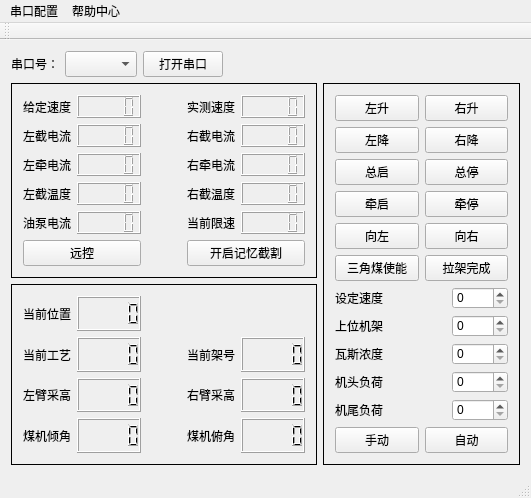
<?xml version="1.0" encoding="UTF-8"?>
<ui version="4.0">
 <class>MainWindow</class>
 <widget class="QMainWindow" name="MainWindow">
  <property name="geometry">
   <rect>
    <x>0</x>
    <y>0</y>
    <width>531</width>
    <height>473</height>
   </rect>
  </property>
  <property name="minimumSize">
   <size>
    <width>0</width>
    <height>0</height>
   </size>
  </property>
  <property name="maximumSize">
   <size>
    <width>531</width>
    <height>473</height>
   </size>
  </property>
  <property name="windowTitle">
   <string>电液控上位机模拟器V0.4</string>
  </property>
  <widget class="QWidget" name="centralWidget">
   <layout class="QHBoxLayout" name="horizontalLayout_26">
    <item>
     <layout class="QVBoxLayout" name="verticalLayout_6">
      <item>
       <layout class="QHBoxLayout" name="horizontalLayout_25">
        <item>
         <layout class="QHBoxLayout" name="horizontalLayout_18">
          <item>
           <widget class="QLabel" name="label_18">
            <property name="sizePolicy">
             <sizepolicy hsizetype="Preferred" vsizetype="Preferred">
              <horstretch>0</horstretch>
              <verstretch>0</verstretch>
             </sizepolicy>
            </property>
            <property name="text">
             <string>串口号：</string>
            </property>
           </widget>
          </item>
          <item>
           <widget class="QComboBox" name="comBox">
            <property name="sizePolicy">
             <sizepolicy hsizetype="Preferred" vsizetype="Preferred">
              <horstretch>0</horstretch>
              <verstretch>0</verstretch>
             </sizepolicy>
            </property>
           </widget>
          </item>
         </layout>
        </item>
        <item>
         <widget class="QPushButton" name="connectButton">
          <property name="sizePolicy">
           <sizepolicy hsizetype="Preferred" vsizetype="Preferred">
            <horstretch>0</horstretch>
            <verstretch>0</verstretch>
           </sizepolicy>
          </property>
          <property name="text">
           <string>打开串口</string>
          </property>
         </widget>
        </item>
        <item>
         <spacer name="horizontalSpacer_3">
          <property name="orientation">
           <enum>Qt::Horizontal</enum>
          </property>
          <property name="sizeHint" stdset="0">
           <size>
            <width>80</width>
            <height>20</height>
           </size>
          </property>
         </spacer>
        </item>
       </layout>
      </item>
      <item>
       <layout class="QGridLayout" name="gridLayout_4">
        <item row="0" column="0">
         <layout class="QVBoxLayout" name="verticalLayout_5">
          <item>
           <widget class="QFrame" name="frame">
            <property name="sizePolicy">
             <sizepolicy hsizetype="Preferred" vsizetype="Preferred">
              <horstretch>0</horstretch>
              <verstretch>0</verstretch>
             </sizepolicy>
            </property>
            <property name="styleSheet">
             <string notr="true">#frame{
border:1px solid rgb(0,0,0)
}</string>
            </property>
            <property name="frameShape">
             <enum>QFrame::StyledPanel</enum>
            </property>
            <property name="frameShadow">
             <enum>QFrame::Raised</enum>
            </property>
            <layout class="QVBoxLayout" name="verticalLayout_3">
             <item>
              <layout class="QGridLayout" name="gridLayout">
               <item row="3" column="2">
                <layout class="QHBoxLayout" name="horizontalLayout_7">
                 <item>
                  <widget class="QLabel" name="label_7">
                   <property name="sizePolicy">
                    <sizepolicy hsizetype="Expanding" vsizetype="Expanding">
                     <horstretch>0</horstretch>
                     <verstretch>0</verstretch>
                    </sizepolicy>
                   </property>
                   <property name="text">
                    <string>右截温度</string>
                   </property>
                  </widget>
                 </item>
                 <item>
                  <widget class="QLCDNumber" name="Lcd_rightemp">
                   <property name="sizePolicy">
                    <sizepolicy hsizetype="Expanding" vsizetype="Expanding">
                     <horstretch>0</horstretch>
                     <verstretch>0</verstretch>
                    </sizepolicy>
                   </property>
                  </widget>
                 </item>
                </layout>
               </item>
               <item row="1" column="0">
                <layout class="QHBoxLayout" name="horizontalLayout_4">
                 <item>
                  <widget class="QLabel" name="label_4">
                   <property name="sizePolicy">
                    <sizepolicy hsizetype="Expanding" vsizetype="Expanding">
                     <horstretch>0</horstretch>
                     <verstretch>0</verstretch>
                    </sizepolicy>
                   </property>
                   <property name="text">
                    <string>左截电流</string>
                   </property>
                  </widget>
                 </item>
                 <item>
                  <widget class="QLCDNumber" name="Lcd_leftelec">
                   <property name="sizePolicy">
                    <sizepolicy hsizetype="Expanding" vsizetype="Expanding">
                     <horstretch>0</horstretch>
                     <verstretch>0</verstretch>
                    </sizepolicy>
                   </property>
                  </widget>
                 </item>
                </layout>
               </item>
               <item row="3" column="0">
                <layout class="QHBoxLayout" name="horizontalLayout_6">
                 <item>
                  <widget class="QLabel" name="label_6">
                   <property name="sizePolicy">
                    <sizepolicy hsizetype="Expanding" vsizetype="Expanding">
                     <horstretch>0</horstretch>
                     <verstretch>0</verstretch>
                    </sizepolicy>
                   </property>
                   <property name="text">
                    <string>左截温度</string>
                   </property>
                  </widget>
                 </item>
                 <item>
                  <widget class="QLCDNumber" name="Lcd_lefttemp">
                   <property name="sizePolicy">
                    <sizepolicy hsizetype="Expanding" vsizetype="Expanding">
                     <horstretch>0</horstretch>
                     <verstretch>0</verstretch>
                    </sizepolicy>
                   </property>
                  </widget>
                 </item>
                </layout>
               </item>
               <item row="2" column="0">
                <layout class="QHBoxLayout" name="horizontalLayout_2">
                 <item>
                  <widget class="QLabel" name="label_2">
                   <property name="sizePolicy">
                    <sizepolicy hsizetype="Expanding" vsizetype="Expanding">
                     <horstretch>0</horstretch>
                     <verstretch>0</verstretch>
                    </sizepolicy>
                   </property>
                   <property name="text">
                    <string>左牵电流</string>
                   </property>
                  </widget>
                 </item>
                 <item>
                  <widget class="QLCDNumber" name="Lcd_leftqelec">
                   <property name="sizePolicy">
                    <sizepolicy hsizetype="Expanding" vsizetype="Expanding">
                     <horstretch>0</horstretch>
                     <verstretch>0</verstretch>
                    </sizepolicy>
                   </property>
                  </widget>
                 </item>
                </layout>
               </item>
               <item row="4" column="0">
                <layout class="QHBoxLayout" name="horizontalLayout_8">
                 <item>
                  <widget class="QLabel" name="label_8">
                   <property name="sizePolicy">
                    <sizepolicy hsizetype="Expanding" vsizetype="Expanding">
                     <horstretch>0</horstretch>
                     <verstretch>0</verstretch>
                    </sizepolicy>
                   </property>
                   <property name="text">
                    <string>油泵电流</string>
                   </property>
                  </widget>
                 </item>
                 <item>
                  <widget class="QLCDNumber" name="Lcd_oilelec">
                   <property name="sizePolicy">
                    <sizepolicy hsizetype="Expanding" vsizetype="Expanding">
                     <horstretch>0</horstretch>
                     <verstretch>0</verstretch>
                    </sizepolicy>
                   </property>
                  </widget>
                 </item>
                </layout>
               </item>
               <item row="0" column="2">
                <layout class="QHBoxLayout" name="horizontalLayout_10">
                 <item>
                  <widget class="QLabel" name="label_10">
                   <property name="sizePolicy">
                    <sizepolicy hsizetype="Expanding" vsizetype="Expanding">
                     <horstretch>0</horstretch>
                     <verstretch>0</verstretch>
                    </sizepolicy>
                   </property>
                   <property name="text">
                    <string>实测速度</string>
                   </property>
                  </widget>
                 </item>
                 <item>
                  <widget class="QLCDNumber" name="Lcd_readspeed">
                   <property name="sizePolicy">
                    <sizepolicy hsizetype="Expanding" vsizetype="Expanding">
                     <horstretch>0</horstretch>
                     <verstretch>0</verstretch>
                    </sizepolicy>
                   </property>
                  </widget>
                 </item>
                </layout>
               </item>
               <item row="2" column="2">
                <layout class="QHBoxLayout" name="horizontalLayout_3">
                 <item>
                  <widget class="QLabel" name="label_3">
                   <property name="sizePolicy">
                    <sizepolicy hsizetype="Expanding" vsizetype="Expanding">
                     <horstretch>0</horstretch>
                     <verstretch>0</verstretch>
                    </sizepolicy>
                   </property>
                   <property name="text">
                    <string>右牵电流</string>
                   </property>
                  </widget>
                 </item>
                 <item>
                  <widget class="QLCDNumber" name="Lcd_righqelec">
                   <property name="sizePolicy">
                    <sizepolicy hsizetype="Expanding" vsizetype="Expanding">
                     <horstretch>0</horstretch>
                     <verstretch>0</verstretch>
                    </sizepolicy>
                   </property>
                  </widget>
                 </item>
                </layout>
               </item>
               <item row="0" column="1">
                <spacer name="horizontalSpacer">
                 <property name="orientation">
                  <enum>Qt::Horizontal</enum>
                 </property>
                 <property name="sizeHint" stdset="0">
                  <size>
                   <width>40</width>
                   <height>20</height>
                  </size>
                 </property>
                </spacer>
               </item>
               <item row="1" column="2">
                <layout class="QHBoxLayout" name="horizontalLayout_5">
                 <item>
                  <widget class="QLabel" name="label_5">
                   <property name="sizePolicy">
                    <sizepolicy hsizetype="Expanding" vsizetype="Expanding">
                     <horstretch>0</horstretch>
                     <verstretch>0</verstretch>
                    </sizepolicy>
                   </property>
                   <property name="text">
                    <string>右截电流</string>
                   </property>
                  </widget>
                 </item>
                 <item>
                  <widget class="QLCDNumber" name="Lcd_righelec">
                   <property name="sizePolicy">
                    <sizepolicy hsizetype="Expanding" vsizetype="Expanding">
                     <horstretch>0</horstretch>
                     <verstretch>0</verstretch>
                    </sizepolicy>
                   </property>
                  </widget>
                 </item>
                </layout>
               </item>
               <item row="0" column="0">
                <layout class="QHBoxLayout" name="horizontalLayout">
                 <item>
                  <widget class="QLabel" name="label">
                   <property name="sizePolicy">
                    <sizepolicy hsizetype="Expanding" vsizetype="Expanding">
                     <horstretch>0</horstretch>
                     <verstretch>0</verstretch>
                    </sizepolicy>
                   </property>
                   <property name="text">
                    <string>给定速度</string>
                   </property>
                  </widget>
                 </item>
                 <item>
                  <widget class="QLCDNumber" name="Lcd_setspeed">
                   <property name="sizePolicy">
                    <sizepolicy hsizetype="Expanding" vsizetype="Expanding">
                     <horstretch>0</horstretch>
                     <verstretch>0</verstretch>
                    </sizepolicy>
                   </property>
                  </widget>
                 </item>
                </layout>
               </item>
               <item row="4" column="2">
                <layout class="QHBoxLayout" name="horizontalLayout_13">
                 <item>
                  <widget class="QLabel" name="label_13">
                   <property name="sizePolicy">
                    <sizepolicy hsizetype="Expanding" vsizetype="Expanding">
                     <horstretch>0</horstretch>
                     <verstretch>0</verstretch>
                    </sizepolicy>
                   </property>
                   <property name="text">
                    <string>当前限速</string>
                   </property>
                  </widget>
                 </item>
                 <item>
                  <widget class="QLCDNumber" name="Lcd_nowrate">
                   <property name="sizePolicy">
                    <sizepolicy hsizetype="Expanding" vsizetype="Expanding">
                     <horstretch>0</horstretch>
                     <verstretch>0</verstretch>
                    </sizepolicy>
                   </property>
                  </widget>
                 </item>
                </layout>
               </item>
               <item row="5" column="0">
                <widget class="QPushButton" name="Btn_remote">
                 <property name="sizePolicy">
                  <sizepolicy hsizetype="Expanding" vsizetype="Expanding">
                   <horstretch>0</horstretch>
                   <verstretch>0</verstretch>
                  </sizepolicy>
                 </property>
                 <property name="text">
                  <string>远控</string>
                 </property>
                </widget>
               </item>
               <item row="5" column="2">
                <widget class="QPushButton" name="Btn_jiyi">
                 <property name="sizePolicy">
                  <sizepolicy hsizetype="Expanding" vsizetype="Expanding">
                   <horstretch>0</horstretch>
                   <verstretch>0</verstretch>
                  </sizepolicy>
                 </property>
                 <property name="text">
                  <string>开启记忆截割</string>
                 </property>
                </widget>
               </item>
              </layout>
             </item>
            </layout>
           </widget>
          </item>
          <item>
           <widget class="QFrame" name="frame_2">
            <property name="styleSheet">
             <string notr="true">#frame_2{
border:1px solid rgb(0,0,0)
}</string>
            </property>
            <property name="frameShape">
             <enum>QFrame::StyledPanel</enum>
            </property>
            <property name="frameShadow">
             <enum>QFrame::Raised</enum>
            </property>
            <layout class="QVBoxLayout" name="verticalLayout_4">
             <item>
              <layout class="QGridLayout" name="gridLayout_3">
               <item row="2" column="2">
                <layout class="QHBoxLayout" name="horizontalLayout_12">
                 <item>
                  <widget class="QLabel" name="label_12">
                   <property name="sizePolicy">
                    <sizepolicy hsizetype="Expanding" vsizetype="Expanding">
                     <horstretch>0</horstretch>
                     <verstretch>0</verstretch>
                    </sizepolicy>
                   </property>
                   <property name="text">
                    <string>右臂采高</string>
                   </property>
                  </widget>
                 </item>
                 <item>
                  <widget class="QLCDNumber" name="Lcd_righup">
                   <property name="sizePolicy">
                    <sizepolicy hsizetype="Expanding" vsizetype="Expanding">
                     <horstretch>0</horstretch>
                     <verstretch>0</verstretch>
                    </sizepolicy>
                   </property>
                  </widget>
                 </item>
                </layout>
               </item>
               <item row="3" column="0">
                <layout class="QHBoxLayout" name="horizontalLayout_16">
                 <item>
                  <widget class="QLabel" name="label_16">
                   <property name="sizePolicy">
                    <sizepolicy hsizetype="Expanding" vsizetype="Expanding">
                     <horstretch>0</horstretch>
                     <verstretch>0</verstretch>
                    </sizepolicy>
                   </property>
                   <property name="text">
                    <string>煤机倾角</string>
                   </property>
                  </widget>
                 </item>
                 <item>
                  <widget class="QLCDNumber" name="Lcd_qingjiao">
                   <property name="sizePolicy">
                    <sizepolicy hsizetype="Expanding" vsizetype="Expanding">
                     <horstretch>0</horstretch>
                     <verstretch>0</verstretch>
                    </sizepolicy>
                   </property>
                  </widget>
                 </item>
                </layout>
               </item>
               <item row="3" column="2">
                <layout class="QHBoxLayout" name="horizontalLayout_17">
                 <item>
                  <widget class="QLabel" name="label_17">
                   <property name="sizePolicy">
                    <sizepolicy hsizetype="Expanding" vsizetype="Expanding">
                     <horstretch>0</horstretch>
                     <verstretch>0</verstretch>
                    </sizepolicy>
                   </property>
                   <property name="text">
                    <string>煤机俯角</string>
                   </property>
                  </widget>
                 </item>
                 <item>
                  <widget class="QLCDNumber" name="Lcd_fujiao">
                   <property name="sizePolicy">
                    <sizepolicy hsizetype="Expanding" vsizetype="Expanding">
                     <horstretch>0</horstretch>
                     <verstretch>0</verstretch>
                    </sizepolicy>
                   </property>
                  </widget>
                 </item>
                </layout>
               </item>
               <item row="1" column="2">
                <layout class="QHBoxLayout" name="horizontalLayout_14">
                 <item>
                  <widget class="QLabel" name="label_14">
                   <property name="sizePolicy">
                    <sizepolicy hsizetype="Expanding" vsizetype="Preferred">
                     <horstretch>0</horstretch>
                     <verstretch>0</verstretch>
                    </sizepolicy>
                   </property>
                   <property name="text">
                    <string>当前架号</string>
                   </property>
                  </widget>
                 </item>
                 <item>
                  <widget class="QLCDNumber" name="Lcd_nowjianum">
                   <property name="sizePolicy">
                    <sizepolicy hsizetype="Expanding" vsizetype="Expanding">
                     <horstretch>0</horstretch>
                     <verstretch>0</verstretch>
                    </sizepolicy>
                   </property>
                  </widget>
                 </item>
                </layout>
               </item>
               <item row="0" column="0">
                <layout class="QHBoxLayout" name="horizontalLayout_9">
                 <item>
                  <widget class="QLabel" name="label_9">
                   <property name="sizePolicy">
                    <sizepolicy hsizetype="Expanding" vsizetype="Expanding">
                     <horstretch>0</horstretch>
                     <verstretch>0</verstretch>
                    </sizepolicy>
                   </property>
                   <property name="text">
                    <string>当前位置</string>
                   </property>
                  </widget>
                 </item>
                 <item>
                  <widget class="QLCDNumber" name="Lcd_nowplace">
                   <property name="sizePolicy">
                    <sizepolicy hsizetype="Expanding" vsizetype="Expanding">
                     <horstretch>0</horstretch>
                     <verstretch>0</verstretch>
                    </sizepolicy>
                   </property>
                  </widget>
                 </item>
                </layout>
               </item>
               <item row="1" column="0">
                <layout class="QHBoxLayout" name="horizontalLayout_15">
                 <item>
                  <widget class="QLabel" name="label_15">
                   <property name="sizePolicy">
                    <sizepolicy hsizetype="Expanding" vsizetype="Expanding">
                     <horstretch>0</horstretch>
                     <verstretch>0</verstretch>
                    </sizepolicy>
                   </property>
                   <property name="text">
                    <string>当前工艺</string>
                   </property>
                  </widget>
                 </item>
                 <item>
                  <widget class="QLCDNumber" name="Lcd_worknum">
                   <property name="sizePolicy">
                    <sizepolicy hsizetype="Expanding" vsizetype="Expanding">
                     <horstretch>0</horstretch>
                     <verstretch>0</verstretch>
                    </sizepolicy>
                   </property>
                  </widget>
                 </item>
                </layout>
               </item>
               <item row="2" column="0">
                <layout class="QHBoxLayout" name="horizontalLayout_11">
                 <item>
                  <widget class="QLabel" name="label_11">
                   <property name="sizePolicy">
                    <sizepolicy hsizetype="Expanding" vsizetype="Expanding">
                     <horstretch>0</horstretch>
                     <verstretch>0</verstretch>
                    </sizepolicy>
                   </property>
                   <property name="text">
                    <string>左臂采高</string>
                   </property>
                  </widget>
                 </item>
                 <item>
                  <widget class="QLCDNumber" name="Lcd_leftup">
                   <property name="sizePolicy">
                    <sizepolicy hsizetype="Expanding" vsizetype="Expanding">
                     <horstretch>0</horstretch>
                     <verstretch>0</verstretch>
                    </sizepolicy>
                   </property>
                  </widget>
                 </item>
                </layout>
               </item>
               <item row="0" column="1">
                <spacer name="horizontalSpacer_2">
                 <property name="orientation">
                  <enum>Qt::Horizontal</enum>
                 </property>
                 <property name="sizeHint" stdset="0">
                  <size>
                   <width>40</width>
                   <height>20</height>
                  </size>
                 </property>
                </spacer>
               </item>
              </layout>
             </item>
            </layout>
           </widget>
          </item>
         </layout>
        </item>
        <item row="0" column="1">
         <widget class="QFrame" name="frame_3">
          <property name="styleSheet">
           <string notr="true">#frame_3{
border:1px solid rgb(0,0,0)
}</string>
          </property>
          <property name="frameShape">
           <enum>QFrame::StyledPanel</enum>
          </property>
          <property name="frameShadow">
           <enum>QFrame::Raised</enum>
          </property>
          <layout class="QVBoxLayout" name="verticalLayout_2">
           <item>
            <layout class="QGridLayout" name="gridLayout_2">
             <item row="0" column="0">
              <widget class="QPushButton" name="Btn_Leftup">
               <property name="sizePolicy">
                <sizepolicy hsizetype="Expanding" vsizetype="Expanding">
                 <horstretch>0</horstretch>
                 <verstretch>0</verstretch>
                </sizepolicy>
               </property>
               <property name="text">
                <string>左升</string>
               </property>
              </widget>
             </item>
             <item row="1" column="0">
              <widget class="QPushButton" name="Btn_Leftdown">
               <property name="sizePolicy">
                <sizepolicy hsizetype="Expanding" vsizetype="Expanding">
                 <horstretch>0</horstretch>
                 <verstretch>0</verstretch>
                </sizepolicy>
               </property>
               <property name="text">
                <string>左降</string>
               </property>
              </widget>
             </item>
             <item row="3" column="1">
              <widget class="QPushButton" name="Btn_Qstop">
               <property name="sizePolicy">
                <sizepolicy hsizetype="Expanding" vsizetype="Expanding">
                 <horstretch>0</horstretch>
                 <verstretch>0</verstretch>
                </sizepolicy>
               </property>
               <property name="text">
                <string>牵停</string>
               </property>
              </widget>
             </item>
             <item row="2" column="0">
              <widget class="QPushButton" name="Btn_Allstart">
               <property name="sizePolicy">
                <sizepolicy hsizetype="Expanding" vsizetype="Expanding">
                 <horstretch>0</horstretch>
                 <verstretch>0</verstretch>
                </sizepolicy>
               </property>
               <property name="text">
                <string>总启</string>
               </property>
              </widget>
             </item>
             <item row="4" column="0">
              <widget class="QPushButton" name="Btn_Left">
               <property name="sizePolicy">
                <sizepolicy hsizetype="Expanding" vsizetype="Expanding">
                 <horstretch>0</horstretch>
                 <verstretch>0</verstretch>
                </sizepolicy>
               </property>
               <property name="text">
                <string>向左</string>
               </property>
              </widget>
             </item>
             <item row="4" column="1">
              <widget class="QPushButton" name="Btn_Right">
               <property name="sizePolicy">
                <sizepolicy hsizetype="Expanding" vsizetype="Expanding">
                 <horstretch>0</horstretch>
                 <verstretch>0</verstretch>
                </sizepolicy>
               </property>
               <property name="text">
                <string>向右</string>
               </property>
              </widget>
             </item>
             <item row="0" column="1">
              <widget class="QPushButton" name="Btn_Righup">
               <property name="sizePolicy">
                <sizepolicy hsizetype="Expanding" vsizetype="Expanding">
                 <horstretch>0</horstretch>
                 <verstretch>0</verstretch>
                </sizepolicy>
               </property>
               <property name="text">
                <string>右升</string>
               </property>
              </widget>
             </item>
             <item row="1" column="1">
              <widget class="QPushButton" name="Btn_Righdown">
               <property name="sizePolicy">
                <sizepolicy hsizetype="Expanding" vsizetype="Expanding">
                 <horstretch>0</horstretch>
                 <verstretch>0</verstretch>
                </sizepolicy>
               </property>
               <property name="text">
                <string>右降</string>
               </property>
              </widget>
             </item>
             <item row="3" column="0">
              <widget class="QPushButton" name="Btn_Qstart">
               <property name="sizePolicy">
                <sizepolicy hsizetype="Expanding" vsizetype="Expanding">
                 <horstretch>0</horstretch>
                 <verstretch>0</verstretch>
                </sizepolicy>
               </property>
               <property name="text">
                <string>牵启</string>
               </property>
              </widget>
             </item>
             <item row="2" column="1">
              <widget class="QPushButton" name="Btn_Allstop">
               <property name="sizePolicy">
                <sizepolicy hsizetype="Expanding" vsizetype="Expanding">
                 <horstretch>0</horstretch>
                 <verstretch>0</verstretch>
                </sizepolicy>
               </property>
               <property name="text">
                <string>总停</string>
               </property>
              </widget>
             </item>
             <item row="5" column="0">
              <widget class="QPushButton" name="Btn_sanjiao">
               <property name="sizePolicy">
                <sizepolicy hsizetype="Expanding" vsizetype="Expanding">
                 <horstretch>0</horstretch>
                 <verstretch>0</verstretch>
                </sizepolicy>
               </property>
               <property name="text">
                <string>三角煤使能</string>
               </property>
              </widget>
             </item>
             <item row="5" column="1">
              <widget class="QPushButton" name="Btn_lajia">
               <property name="sizePolicy">
                <sizepolicy hsizetype="Expanding" vsizetype="Expanding">
                 <horstretch>0</horstretch>
                 <verstretch>0</verstretch>
                </sizepolicy>
               </property>
               <property name="text">
                <string>拉架完成</string>
               </property>
              </widget>
             </item>
            </layout>
           </item>
           <item>
            <layout class="QVBoxLayout" name="verticalLayout">
             <item>
              <layout class="QHBoxLayout" name="horizontalLayout_23">
               <item>
                <widget class="QLabel" name="label_23">
                 <property name="sizePolicy">
                  <sizepolicy hsizetype="Expanding" vsizetype="Expanding">
                   <horstretch>0</horstretch>
                   <verstretch>0</verstretch>
                  </sizepolicy>
                 </property>
                 <property name="text">
                  <string>设定速度</string>
                 </property>
                </widget>
               </item>
               <item>
                <spacer name="horizontalSpacer_10">
                 <property name="orientation">
                  <enum>Qt::Horizontal</enum>
                 </property>
                 <property name="sizeHint" stdset="0">
                  <size>
                   <width>40</width>
                   <height>20</height>
                  </size>
                 </property>
                </spacer>
               </item>
               <item>
                <widget class="QSpinBox" name="Box_Setspeed">
                 <property name="sizePolicy">
                  <sizepolicy hsizetype="Expanding" vsizetype="Expanding">
                   <horstretch>0</horstretch>
                   <verstretch>0</verstretch>
                  </sizepolicy>
                 </property>
                </widget>
               </item>
              </layout>
             </item>
             <item>
              <layout class="QHBoxLayout" name="horizontalLayout_19">
               <item>
                <widget class="QLabel" name="label_19">
                 <property name="sizePolicy">
                  <sizepolicy hsizetype="Expanding" vsizetype="Expanding">
                   <horstretch>0</horstretch>
                   <verstretch>0</verstretch>
                  </sizepolicy>
                 </property>
                 <property name="text">
                  <string>上位机架</string>
                 </property>
                </widget>
               </item>
               <item>
                <spacer name="horizontalSpacer_6">
                 <property name="orientation">
                  <enum>Qt::Horizontal</enum>
                 </property>
                 <property name="sizeHint" stdset="0">
                  <size>
                   <width>40</width>
                   <height>20</height>
                  </size>
                 </property>
                </spacer>
               </item>
               <item>
                <widget class="QSpinBox" name="Box_Setnum">
                 <property name="sizePolicy">
                  <sizepolicy hsizetype="Expanding" vsizetype="Expanding">
                   <horstretch>0</horstretch>
                   <verstretch>0</verstretch>
                  </sizepolicy>
                 </property>
                </widget>
               </item>
              </layout>
             </item>
             <item>
              <layout class="QHBoxLayout" name="horizontalLayout_20">
               <item>
                <widget class="QLabel" name="label_20">
                 <property name="sizePolicy">
                  <sizepolicy hsizetype="Expanding" vsizetype="Expanding">
                   <horstretch>0</horstretch>
                   <verstretch>0</verstretch>
                  </sizepolicy>
                 </property>
                 <property name="text">
                  <string>瓦斯浓度</string>
                 </property>
                </widget>
               </item>
               <item>
                <spacer name="horizontalSpacer_7">
                 <property name="orientation">
                  <enum>Qt::Horizontal</enum>
                 </property>
                 <property name="sizeHint" stdset="0">
                  <size>
                   <width>40</width>
                   <height>20</height>
                  </size>
                 </property>
                </spacer>
               </item>
               <item>
                <widget class="QSpinBox" name="Box_Setgas">
                 <property name="sizePolicy">
                  <sizepolicy hsizetype="Expanding" vsizetype="Expanding">
                   <horstretch>0</horstretch>
                   <verstretch>0</verstretch>
                  </sizepolicy>
                 </property>
                </widget>
               </item>
              </layout>
             </item>
             <item>
              <layout class="QHBoxLayout" name="horizontalLayout_21">
               <item>
                <widget class="QLabel" name="label_21">
                 <property name="sizePolicy">
                  <sizepolicy hsizetype="Expanding" vsizetype="Expanding">
                   <horstretch>0</horstretch>
                   <verstretch>0</verstretch>
                  </sizepolicy>
                 </property>
                 <property name="text">
                  <string>机头负荷</string>
                 </property>
                </widget>
               </item>
               <item>
                <spacer name="horizontalSpacer_8">
                 <property name="orientation">
                  <enum>Qt::Horizontal</enum>
                 </property>
                 <property name="sizeHint" stdset="0">
                  <size>
                   <width>40</width>
                   <height>20</height>
                  </size>
                 </property>
                </spacer>
               </item>
               <item>
                <widget class="QSpinBox" name="Box_Sethead">
                 <property name="sizePolicy">
                  <sizepolicy hsizetype="Expanding" vsizetype="Expanding">
                   <horstretch>0</horstretch>
                   <verstretch>0</verstretch>
                  </sizepolicy>
                 </property>
                </widget>
               </item>
              </layout>
             </item>
             <item>
              <layout class="QHBoxLayout" name="horizontalLayout_22">
               <item>
                <widget class="QLabel" name="label_22">
                 <property name="sizePolicy">
                  <sizepolicy hsizetype="Expanding" vsizetype="Expanding">
                   <horstretch>0</horstretch>
                   <verstretch>0</verstretch>
                  </sizepolicy>
                 </property>
                 <property name="text">
                  <string>机尾负荷</string>
                 </property>
                </widget>
               </item>
               <item>
                <spacer name="horizontalSpacer_9">
                 <property name="orientation">
                  <enum>Qt::Horizontal</enum>
                 </property>
                 <property name="sizeHint" stdset="0">
                  <size>
                   <width>40</width>
                   <height>20</height>
                  </size>
                 </property>
                </spacer>
               </item>
               <item>
                <widget class="QSpinBox" name="Box_Setend">
                 <property name="sizePolicy">
                  <sizepolicy hsizetype="Expanding" vsizetype="Expanding">
                   <horstretch>0</horstretch>
                   <verstretch>0</verstretch>
                  </sizepolicy>
                 </property>
                </widget>
               </item>
              </layout>
             </item>
             <item>
              <layout class="QHBoxLayout" name="horizontalLayout_24">
               <item>
                <widget class="QPushButton" name="Btn_set">
                 <property name="sizePolicy">
                  <sizepolicy hsizetype="Expanding" vsizetype="Expanding">
                   <horstretch>0</horstretch>
                   <verstretch>0</verstretch>
                  </sizepolicy>
                 </property>
                 <property name="text">
                  <string>手动</string>
                 </property>
                </widget>
               </item>
               <item>
                <widget class="QPushButton" name="Btn_auto">
                 <property name="sizePolicy">
                  <sizepolicy hsizetype="Expanding" vsizetype="Expanding">
                   <horstretch>0</horstretch>
                   <verstretch>0</verstretch>
                  </sizepolicy>
                 </property>
                 <property name="text">
                  <string>自动</string>
                 </property>
                </widget>
               </item>
              </layout>
             </item>
            </layout>
           </item>
          </layout>
         </widget>
        </item>
       </layout>
      </item>
     </layout>
    </item>
   </layout>
  </widget>
  <widget class="QMenuBar" name="menuBar">
   <property name="geometry">
    <rect>
     <x>0</x>
     <y>0</y>
     <width>531</width>
     <height>23</height>
    </rect>
   </property>
   <widget class="QMenu" name="menu">
    <property name="sizePolicy">
     <sizepolicy hsizetype="Preferred" vsizetype="Preferred">
      <horstretch>2</horstretch>
      <verstretch>0</verstretch>
     </sizepolicy>
    </property>
    <property name="title">
     <string>串口配置</string>
    </property>
    <addaction name="actionConnect"/>
    <addaction name="actionDisconnect"/>
    <addaction name="actionExit"/>
   </widget>
   <widget class="QMenu" name="menu_2">
    <property name="title">
     <string>帮助中心</string>
    </property>
    <addaction name="action1"/>
   </widget>
   <addaction name="menu"/>
   <addaction name="menu_2"/>
  </widget>
  <widget class="QToolBar" name="mainToolBar">
   <attribute name="toolBarArea">
    <enum>TopToolBarArea</enum>
   </attribute>
   <attribute name="toolBarBreak">
    <bool>false</bool>
   </attribute>
  </widget>
  <widget class="QStatusBar" name="statusBar"/>
  <action name="actionConnect">
   <property name="text">
    <string>串口配置</string>
   </property>
   <property name="font">
    <font/>
   </property>
  </action>
  <action name="actionDisconnect">
   <property name="text">
    <string>断开连接</string>
   </property>
  </action>
  <action name="actionExit">
   <property name="text">
    <string>关闭程序</string>
   </property>
  </action>
  <action name="action1">
   <property name="text">
    <string>帮助</string>
   </property>
  </action>
 </widget>
 <layoutdefault spacing="6" margin="11"/>
 <resources/>
 <connections/>
</ui>
